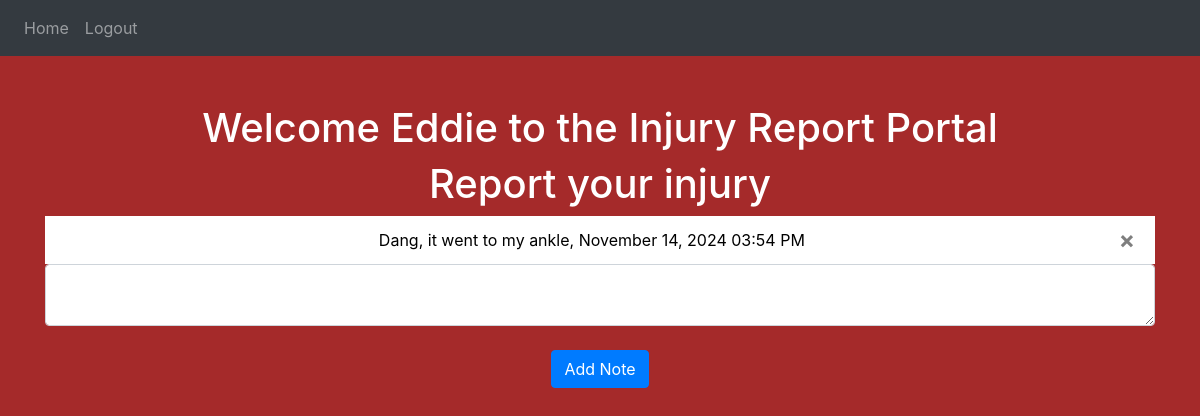
The app's page / (signed in) with its own data.
### website/models.py (models this page shows)
class User(db.Model, UserMixin): #defines layout for objects
    id = db.Column(db.Integer, primary_key=True) #unique identifier that represents object
    email = db.Column(db.String(150), unique=True) #says no user can have the same email as another user
    password = db.Column(db.String(150))
    first_name = db.Column(db.String(150))
    last_name = db.Column(db.String(150))
    role = db.Column(db.String(150))
    notes = db.relationship('Note')

class Note(db.Model): #defines layout for objects
    id = db.Column(db.Integer, primary_key=True) #unique identifier that represents object
    data = db.Column(db.String(10000)) #the note itself
    date = db.Column(db.DateTime(timezone=True), default=func.now()) #date and time of note
    user_id = db.Column(db.Integer, db.ForeignKey('user.id')) #references an ID to a column of a different database

### website/views.py (the view, shortened to what this page needs)
@views.route('/', methods=['GET', 'POST']) # defines url to where this next function takes us (function runs when we go to this url)
@login_required
def home():
    est = pytz.timezone('US/Eastern')
    for note in current_user.notes:
        if note.date.tzinfo is None:
            note.date = pytz.utc.localize(note.date)
        note.date = note.date.astimezone(est)
    return render_template("home.html", user=current_user) #renders the html inside of home.html

### website/templates/home.html (shortened to what this page needs)
{% extends "base.html" %} {% block title  %}Home{% endblock%}
{% block content %}
<br>
<br>
<div style="text-align: center;">
    <h1>Welcome {{ user.first_name }} to the Injury Report Portal</h1>
  </div>
  <div style="text-align: center;">
    <h1>Report your injury</h1>
    <ul class="list-group list-group-flush" id="notes">
        {% for note in user.notes %}
        <li class="list-group-item" style="color: black;">{{ note.data }}, {{ note.date.strftime("%B %d, %Y %I:%M %p") }}
            <button type="button" class="close" onClick="deleteNote({{ note.id }})">
                <span aria-hidden="true">&times;</span>
            </button>
        </li>
        {% endfor %}
    </ul>
  </div>
  <div style="text-align: center;">
    <form method="POST">
        <textarea name="note" id="note" class="form-control"></textarea>
        <br>
        <div align="center">
            <button type="submit" class="btn btn-primary">Add Note</button>
        </div>
    </form>
  </div>
{% endblock %}

### website/templates/home.html (style rules this page uses)
body { background: brown; color: white; }

### records on screen
User: first_name "Eddie"
Note: data "Dang, it went to my ankle", date "November 14, 2024 03:54 PM"
